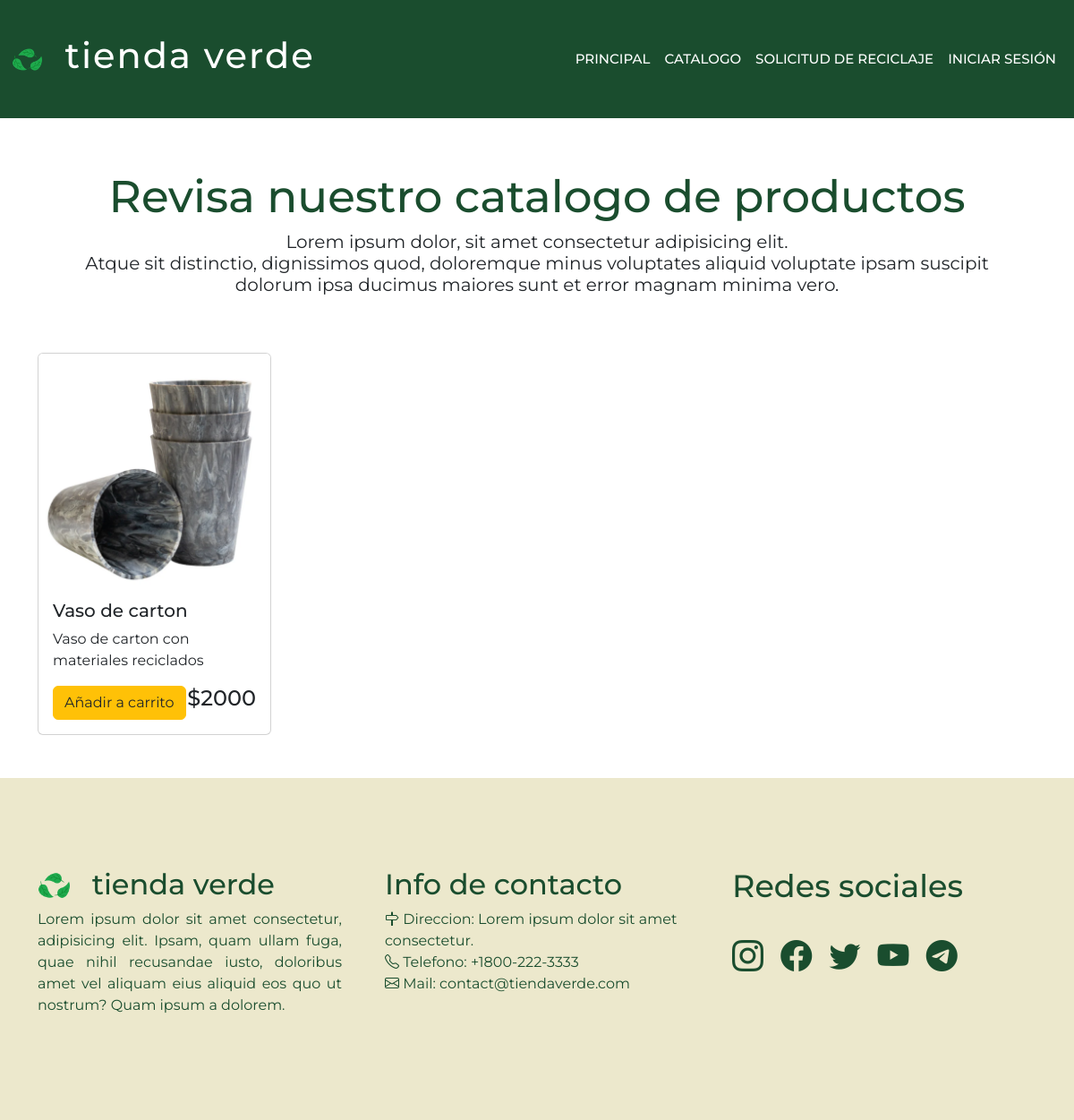
The page /catalogo on the database as committed earlier.
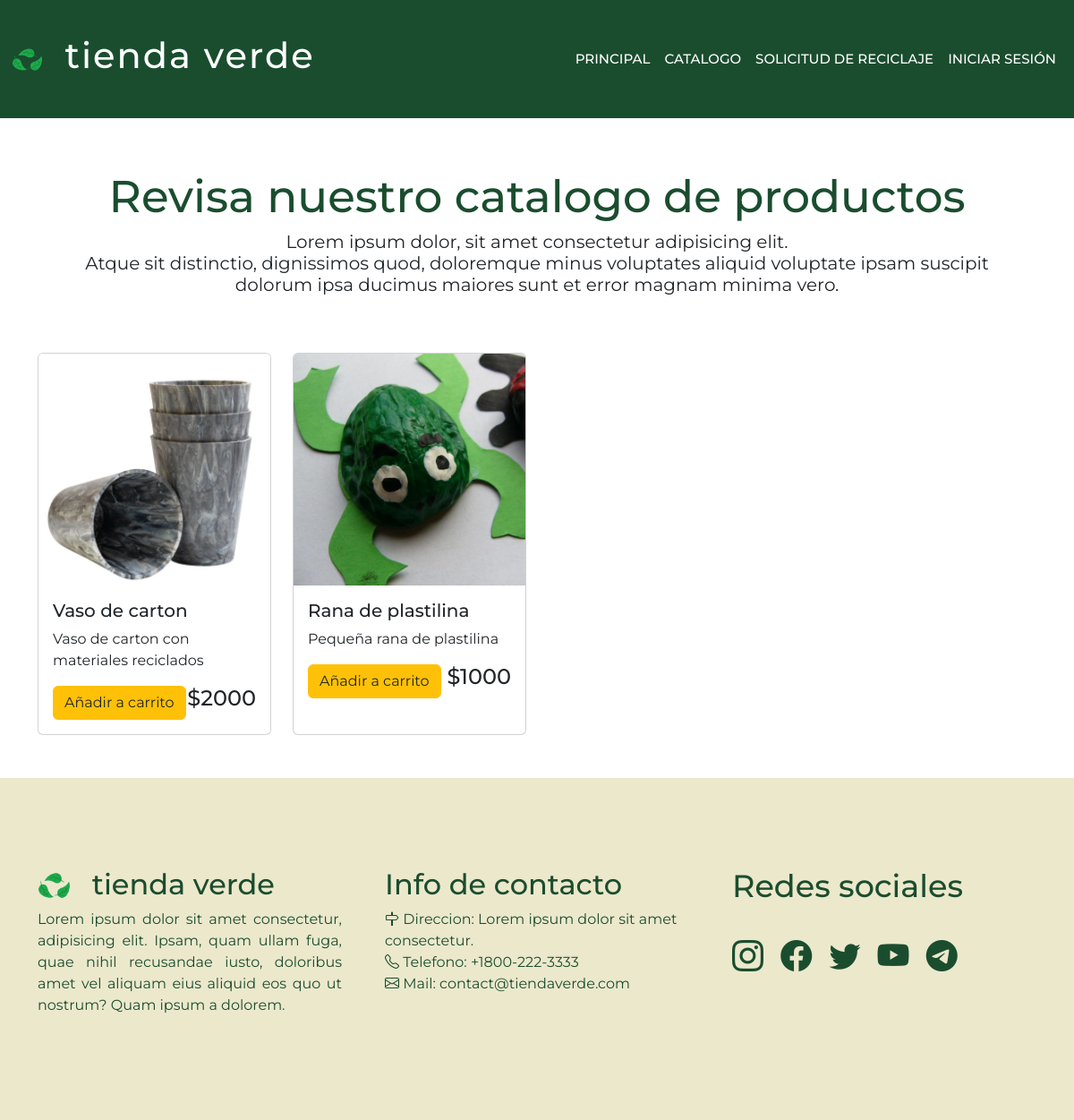
The same page on the database as committed later.
### core/models.py (models this page shows, shortened)
class Producto(models.Model):
    nombre = models.CharField(max_length=50) #equivalente a VarChar
    precio = models.IntegerField()
    descripcion = models.TextField()
    stock = models.IntegerField()
    imagen = models.ImageField(upload_to="productos", null= True)

### core/views.py (the view)
# urls.py: path('catalogo', views.catalogo, name='catalogo'),
def catalogo(request):
    productos = Producto.objects.all()
    carrito = Carrito(request)
    total_productos = carrito.contar_productos()
    data = {
        'productos': productos, 'total_productos' : total_productos
    }
    return render(request, 'core/catalogo.html', data)

### core/carrito.py (called while the page is built)
    def contar_productos(self):
        return sum(item['cantidad'] for item in self.carrito.values())

### core/templates/core/catalogo.html
{%extends 'core/base.html' %}
{% load static %}
{% block main %}
<div class="container" id="headerCatalogo">
    <div class="row" >
      <div class="col tituloCatalogo"> <h1 id="tituloCatalogo">Revisa nuestro catalogo de productos</h1></div>
    </div>
    <div class="row">
      <div class="col parrafoCatalogo"> <p id="parrafoCatalogo">Lorem ipsum dolor, sit amet consectetur adipisicing elit. <br>
        Atque sit distinctio, dignissimos quod, doloremque minus voluptates aliquid voluptate ipsam suscipit <br>
        dolorum ipsa ducimus maiores sunt et error magnam minima vero.</p></div>
    </div>
  </div>
  <div class="container mt-5">
        <div class="row filaCatalogo mb-5">
          {% for p in productos %}
            <div class="col-md-3">
              <div class="card h-100">
                  {%if p.imagen %}
                  <img src="{{ p.imagen.url }}" class="card-img-top" alt="{{ p.nombre }}">
                  {% endif %}
                  <div class="card-body">
                      <h5 class="card-title">{{ p.nombre }}</h5>
                      <p class="card-text">{{ p.descripcion }}</p>
                      <h4 style="display: inline-block; float: right">${{p.precio}}</h4>
                      <a href="{% url 'añadir_a_carrito' p.id %}" class="btn btn-warning text-dark">Añadir a carrito</a>
                  </div>
              </div>
          </div>
          {%endfor%}
    </div>
  </div>
{% endblock %}

### core/templates/core/base.html (shortened to what this page needs)
{% load static %}
<!DOCTYPE html>
<html lang="en">
<head>
    <link href="https://cdn.jsdelivr.net/npm/bootstrap@5.3.3/dist/css/bootstrap.min.css" rel="stylesheet">
    <link rel="stylesheet" href="https://cdn.jsdelivr.net/npm/bootstrap-icons@1.11.3/font/bootstrap-icons.min.css">
    <link rel="stylesheet" href="{% static 'css/estilos.css' %}">
</head>
<body>
    <nav class="navbar navbar-expand-lg navbar-light fixed-top" id="navBar">
        <div class="container-fluid">
          <div class="row">
            <div class="colNavIcon col-2">
              <img src="{% static 'imagenes/leaf.png' %}" alt="" id="iconNav" class="img-fluid">
            </div>
            <div class="col-10">
              <a class="navbar-brand" href="#">
                <h1 id="brand">tienda verde</h1></a>
            </div>
          </div>
          <div class="collapse navbar-collapse" id="navbarSupportedContent">
            <ul class="navbar-nav ms-auto mb-2 mb-lg-0">
              <li class="nav-item">
                <a class="nav-link" href="{% url 'home' %}">Principal</a>
              </li>
              <li class="nav-item">
                <a class="nav-link" href="{% url 'catalogo' %}">Catalogo</a>
              </li>
              <li class="nav-item">
                <a class="nav-link" href="{% url 'formulario' %}">Solicitud de reciclaje</a>
              </li>
              {%if user.is_authenticated %}
                <li class="nav-item">
                  <a class ="nav-link" href="{%url 'ver_carrito' %}"> <img id="iconoCarrito" src="{% static 'imagenes/cart.png' %}" alt=""></a>
                </li>
                <li class="nav-item"> <p id="cart-total">{{total_productos}}</p></li>
                <li class="nav-item">
                  <a class="nav-link" href="{% url 'logout' %}">Cerrar sesión</a>
                </li>
              {%else%}
                <li class="nav-item">
                  <a class="nav-link" href="{% url 'login' %}">Iniciar sesión</a>
                </li>
              {%endif%}
            </ul>
          </div>
        </div>
      </nav>
      {% block main %}
      {% endblock %}
      <section id="footer" class="footer section-padding">
        <div class="container">
          <div class="row gy-5 gx-5">
            <div class="col-12 col-lg-4 p-6">
              <div class="row">
                  <div class="col-2 colIconFooter">
                    <img src="{% static 'imagenes/leaf.png' %}" alt="" id="iconFooter" class="img-fluid">
                  </div>
                  <div class="col-10 tituloInfoEmpresa">
                  <h2>tienda verde</h2>
                </div>
              </div>
              <div class="row">
                <div class="col-12 infoEmpresa">
                  <p>Lorem ipsum dolor sit amet consectetur, adipisicing elit. Ipsam, quam ullam fuga, quae nihil recusandae iusto, doloribus amet vel aliquam eius aliquid eos quo ut nostrum? Quam ipsum a dolorem.</p>
                </div>
              </div>
            </div>
            <div class="col-12 col-lg-4 p-6">
              <div class="col-12 contactoTitulo">
                <h2>Info de contacto</h2>
              </div>
              <div class="col-12 contactoInfo">
                <p> <i class="bi bi-signpost"></i> Direccion: Lorem ipsum dolor sit amet consectetur. <br>
                  <i class="bi bi-telephone"></i> Telefono: +1800-222-3333 <br>
                  <i class="bi bi-envelope"></i> Mail: contact@tiendaverde.com
                </p>
              </div>
            </div>
            <div class="col-12 col-lg-4 p-6 colSocials">
              <h4 id="socialTitulo">Redes sociales</h4><br>
              <i class="bi bi-instagram socialIcon"></i>
              <i class="bi bi-facebook socialIcon"></i>
              <i class="bi bi-twitter socialIcon"></i>
              <i class="bi bi-youtube socialIcon"></i>
              <i class="bi bi-telegram socialIcon"></i>
          </div>
        </div>
      </section>
</body>
</html>

### core/static/css/estilos.css (style rules this page uses)
html, body { overflow-x: hidden; }
* { font-family: 'Montserrat', sans-serif; }
#navBar { background-color: #1A4D2E; }
.nav-link { font-family: 'Montserrat', sans-serif; font-size: 15px; text-transform: uppercase; font-weight: 500; color: #FFFFFF; }
.section-padding { padding: 100px 0; }
.navbar-nav a { font-size: 15px; }
.navbar-light .navbar-brand { padding-left: 10px; color: #FFFFFF; letter-spacing: 2px; }
.colNavIcon { display: flex; justify-content: center; align-items: center; }
#iconNav { height: 35px; width: 35px; }
#brand { font-size: 40px; }
#footer { color: #1A4D2E; background-color: #ece8cc; }
.colIconFooter { display: flex; justify-content: center; align-content: center; }
#iconFooter { height: 40px; width: 40px; }
.infoEmpresa { text-align: justify; }
#socialTitulo { font-size: 35px; }
.socialIcon { margin-right: 15px; font-size: 35px; }
#headerCatalogo { padding-top: 190px; text-align: center; }
#tituloCatalogo { color: #1A4D2E; font-size: 50px; }
#parrafoCatalogo { line-height: 1.2; font-size: 20px; }

Rows that differ between the two databases and show on the page:
added Producto: imagen (picture), nombre "Rana de plastilina", descripcion "Pequeña rana de plastilina", precio "1000"
